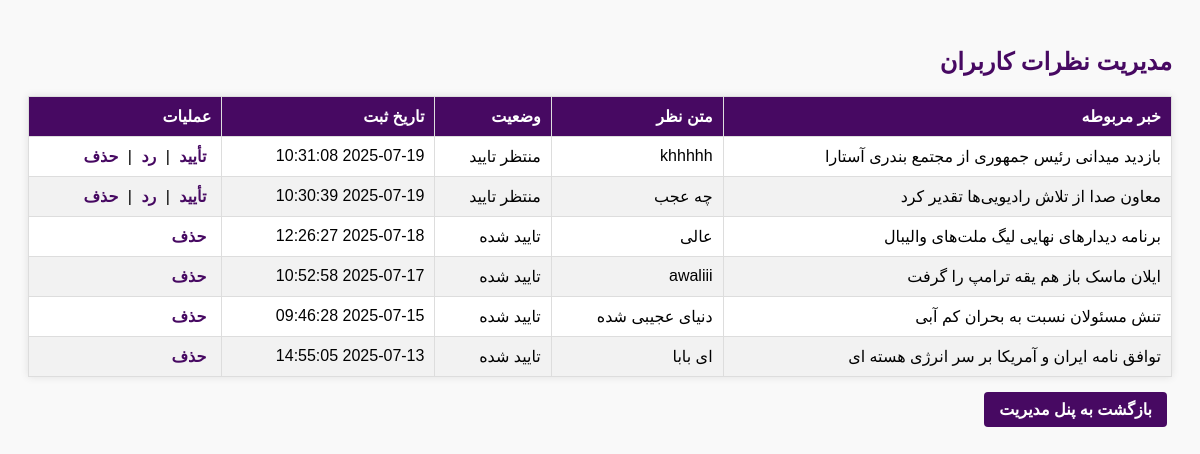
The app's page /manage_comments.php?error=missing_params (signed in) with its own data.
### tables this page shows
CREATE TABLE IF NOT EXISTS `comments` (
  `id` int NOT NULL AUTO_INCREMENT,
  `news_id` int NOT NULL,
  `user_id` int DEFAULT NULL,
  `comment` text NOT NULL,
  `status` enum('pending','approved') DEFAULT 'pending',
  `created_at` timestamp NULL DEFAULT CURRENT_TIMESTAMP,
  PRIMARY KEY (`id`),
  KEY `news_id` (`news_id`),
  KEY `user_id` (`user_id`)
);

CREATE TABLE IF NOT EXISTS `news` (
  `id` int NOT NULL AUTO_INCREMENT,
  `title` varchar(255) NOT NULL,
  `content` text NOT NULL,
  `author_id` int NOT NULL,
  `author_username` varchar(255) NOT NULL,
  `image` varchar(255) DEFAULT NULL,
  `category` enum('politics','sports','art') NOT NULL DEFAULT 'politics',
  `status` enum('approved','pending','rejected') NOT NULL DEFAULT 'pending',
  `created_at` timestamp NOT NULL DEFAULT CURRENT_TIMESTAMP,
  PRIMARY KEY (`id`),
  KEY `author_id` (`author_id`),
  KEY `author_username` (`author_username`)
);

### manage_comments.php (the view, shortened to what this page needs)
<?php
include('db.php');
$query = "SELECT comments.id, comments.comment, comments.status, comments.created_at, news.title AS news_title
          FROM comments
          LEFT JOIN news ON comments.news_id = news.id
          ORDER BY comments.created_at DESC";
$result = mysqli_query($conn, $query);
?>
<!DOCTYPE html>
<html lang="fa" dir="rtl">
<head>
</head>
<body>
<h2>مدیریت نظرات کاربران</h2>
<table>
    <thead>
        <tr>
            <th>خبر مربوطه</th>
            <th>متن نظر</th>
            <th>وضعیت</th>
            <th>تاریخ ثبت</th>
            <th>عملیات</th>
        </tr>
    </thead>
    <tbody>
        <?php if (mysqli_num_rows($result) > 0): ?>
            <?php while($comment = mysqli_fetch_assoc($result)): ?>
            <tr>
                <td><?php echo htmlspecialchars($comment['news_title']); ?></td>
                <td><?php echo nl2br(htmlspecialchars($comment['comment'])); ?></td>
                <td>
                    <?php
                        if ($comment['status'] == 'pending') echo "منتظر تایید";
                        elseif ($comment['status'] == 'approved') echo "تایید شده";
                        elseif ($comment['status'] == 'rejected') echo "رد شده";
                        else echo htmlspecialchars($comment['status']);
                    ?>
                </td>
                <td><?php echo $comment['created_at']; ?></td>
                <td>
                    <?php if($comment['status'] == 'pending'): ?>
                        <a href="comment_action.php?action=approve&id=<?php echo $comment['id']; ?>">تأیید</a> |
                        <a href="comment_action.php?action=reject&id=<?php echo $comment['id']; ?>">رد</a> |
                    <?php endif; ?>
                    <a href="comment_action.php?action=delete&id=<?php echo $comment['id']; ?>" onclick="return confirm('آیا از حذف این نظر مطمئن هستید؟')">حذف</a>
                </td>
            </tr>
            <?php endwhile; ?>
        <?php else: ?>
            <tr><td colspan="5" style="text-align:center;">هیچ نظری یافت نشد.</td></tr>
        <?php endif; ?>
    </tbody>
</table>
<a href="ManagerPanel.php" class="back-link">بازگشت به پنل مدیریت</a>
</body>
</html>

### manage_comments.php (style rules this page uses)
body { font-family: Tahoma, Arial, sans-serif; direction: rtl; padding: 20px; background-color: #f9f9f9; }
table { border-collapse: collapse; width: 100%; background: #fff; box-shadow: 0 0 8px rgba(0,0,0,0.1); }
th, td { padding: 10px; border: 1px solid #ddd; text-align: right; }
th { background-color: #470962; color: white; }
tr:nth-child(even) { background-color: #f2f2f2; }
a { text-decoration: none; color: #470962; font-weight: bold; margin: 0 5px; }
h2 { color:#470962; margin-bottom: 20px; }
.back-link { margin-top: 15px; display: inline-block; padding: 8px 15px; background:#470962; color: white; border-radius: 4px; }

### records on screen
comments: news.title "بازدید میدانی رئیس جمهوری از مجتمع بندری آستارا", comment "khhhhh", status "منتظر تایید", created_at "2025-07-19 10:31:08"
comments: news.title "معاون صدا از تلاش رادیویی‌ها تقدیر کرد", comment "چه عجب", status "منتظر تایید", created_at "2025-07-19 10:30:39"
comments: news.title "برنامه دیدارهای نهایی لیگ ملت‌های والیبال", comment "عالی", status "تایید شده", created_at "2025-07-18 12:26:27"
comments: news.title "ایلان ماسک باز هم یقه ترامپ را گرفت", comment "awaliii", status "تایید شده", created_at "2025-07-17 10:52:58"
comments: news.title "تنش مسئولان نسبت به بحران کم آبی", comment "دنیای عجیبی شده", status "تایید شده", created_at "2025-07-15 09:46:28"
comments: news.title "توافق نامه ایران و آمریکا بر سر انرژی هسته ای", comment "ای بابا", status "تایید شده", created_at "2025-07-13 14:55:05"
